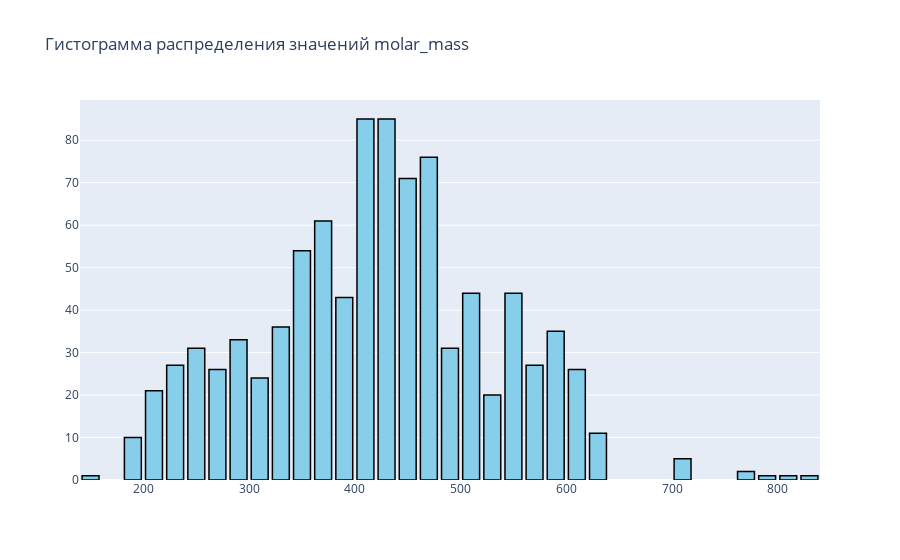

Notebook source saved alongside this figure:
### Code cell
molar_mass = "molar_mass"

data = ds_cleaned[molar_mass]
hist = go.Histogram(x=data, nbinsx=40, name='Histogram', marker=dict(color='skyblue', line = dict(color='black', width = 1.5)))
layout = go.Layout(bargap=0.2, title='Гистограмма распределения значений molar_mass')
fig = go.Figure(data=[hist], layout=layout)

fig.show()

### Figure 1 — Plotly figure (JSON) as saved in the notebook; plotly's stock layout.template omitted (floating-point values rounded to 4 significant figures; data arrays with more than 128 entries replaced by an {"elided": "..."} marker saying what was removed)
{"data": [{"marker": {"color": "skyblue", "line": {"color": "black", "width": 1.5}}, "name": "Histogram", "nbinsx": 40, "type": "histogram", "x": {"elided": "932 float values"}}], "layout": {"bargap": 0.2, "title": {"text": "Гистограмма распределения значений molar_mass"}}}
